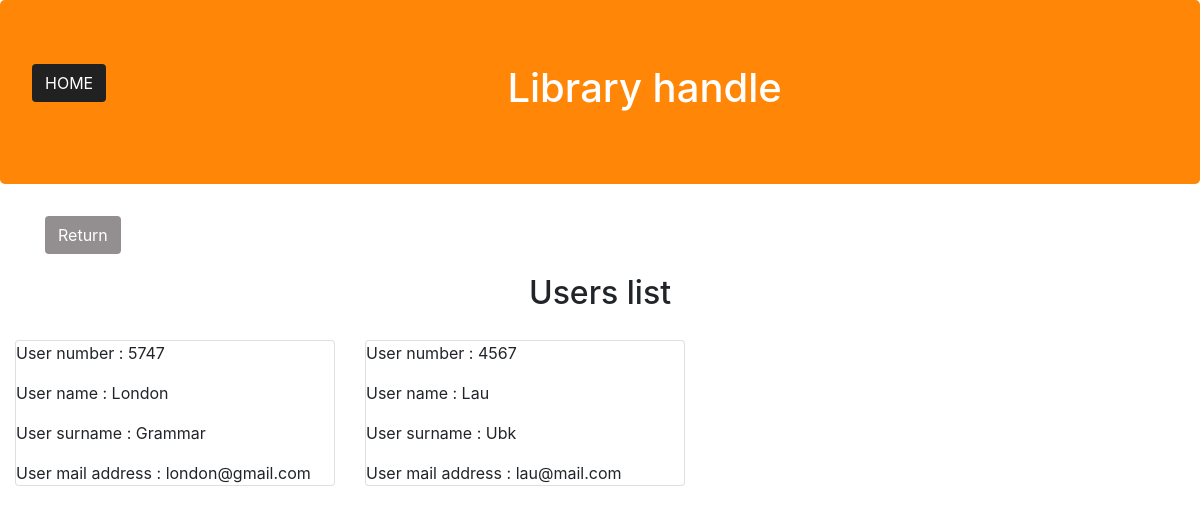
Screenshot of /controllers/usersList.php with the database file from the repository.
### tables this page shows
CREATE TABLE `usersList` (
  `idUser` int(11) NOT NULL,
  `name` varchar(255) NOT NULL,
  `surname` varchar(255) NOT NULL,
  `email` text NOT NULL,
  `userNumber` int(11) NOT NULL
);

### controllers/usersList.php (called while the page is built)
<?php
require('../model/connection.php');
require('../model/userManager.php');
require('../entities/User.php');
$manager=new UserManager($bdd);
$users = $manager->getAllUsers();
include "../views/usersListView.php";
 ?>

### model/userManager.php (called while the page is built, shortened)
<?php
class UserManager {
  private $db;
  public function setDb($db)
  {
      $this->db = $db;
  }
  public function getAllUsers(){
    $response=$this->db->query('SELECT * FROM usersList');
    $users=$response->fetchAll(PDO::FETCH_ASSOC);
    foreach ($users as $key => $value) {
      $users[$key]= new User($value);
    }
    return $users;
  }
}
 ?>

### entities/User.php (called while the page is built, shortened)
<?php
class User {
  private $name;
  private $surname;
  private $email;
  private $userNumber;
  public function hydrate(array $data)
  {
      foreach ($data as $key => $value)
      {
          $method = 'set'.ucfirst($key);
      }
  }
  public function getName(){
    return $this ->name;
  }
  public function getSurname(){
    return $this ->surname;
  }
  public function getEmail(){
    return $this ->email;
  }
  public function getUsernumber(){
    return $this->userNumber;
  }
  public function setName($name){
  $this->name = $name;
  }
  public function setSurname($surname){
  $this->surname = $surname;
  }
  public function setEmail($email){
  $this->email = $email;
  }
  public function setUsernumber(int $userNumber){
    $this->userNumber = $userNumber;
  }
}
 ?>

### views/usersListView.php (the view)
<?php
include("template/header.php");
 ?>
<main>
<div class="container">
  <a href="../controllers/index.php" class="btn btn-custom">Return</a>
  <h2 class="text-center">Users list</h2>
 <div class="row">
     <?php
     foreach ($users as $user)
     {
       ?>
   <div class="row">
     <div class="card .col-sm-4 .col-md-4 .col-lg-4 .col-xl-4" style="width: 20rem;">
       <div class="card-block">
         <p class="card-text">User number : <?php echo $user->getUsernumber(); ?></p>
         <p class="card-text">User name : <?php echo $user->getName(); ?></p>
         <p class="card-text">User surname : <?php echo $user->getSurname(); ?></p>
         <p class="card-text">User mail address : <?php echo $user->getEmail(); ?></p>
       </div>
     </div>
   </div>
   <?php
 }
    ?>
</div>
</div>
</main>

### assets/css/main.css (style rules this page uses)
html { color: #222; font-size: 1em; line-height: 1.4; }
.btn-custom { background-color: #938F90; color: white; margin-right: 15px; float:none; margin-bottom: 20px; }
.card { margin-top: 20px; margin-right: 60px; }

### rows the page displays
userslist: userNumber "5747", name "London", surname "Grammar", email "london@gmail.com"
userslist: userNumber "4567", name "Lau", surname "Ubk", email "lau@mail.com"
